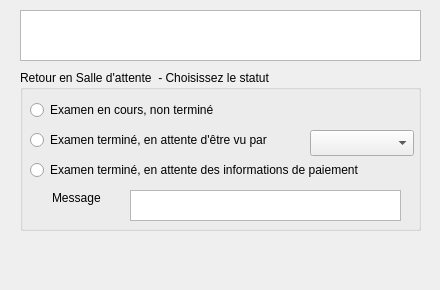
<?xml version="1.0" encoding="UTF-8"?>
<ui version="4.0">
 <class>dlg_salledattente</class>
 <widget class="QDialog" name="dlg_salledattente">
  <property name="geometry">
   <rect>
    <x>0</x>
    <y>0</y>
    <width>440</width>
    <height>290</height>
   </rect>
  </property>
  <property name="sizePolicy">
   <sizepolicy hsizetype="Preferred" vsizetype="Preferred">
    <horstretch>0</horstretch>
    <verstretch>0</verstretch>
   </sizepolicy>
  </property>
  <property name="minimumSize">
   <size>
    <width>440</width>
    <height>290</height>
   </size>
  </property>
  <property name="maximumSize">
   <size>
    <width>440</width>
    <height>290</height>
   </size>
  </property>
  <property name="windowTitle">
   <string>Dialog</string>
  </property>
  <widget class="QGroupBox" name="MiseEnSalleDAttentegroupBox">
   <property name="geometry">
    <rect>
     <x>20</x>
     <y>70</y>
     <width>401</width>
     <height>161</height>
    </rect>
   </property>
   <property name="minimumSize">
    <size>
     <width>0</width>
     <height>161</height>
    </size>
   </property>
   <property name="focusPolicy">
    <enum>Qt::NoFocus</enum>
   </property>
   <property name="title">
    <string>Retour en Salle d'attente  - Choisissez le statut</string>
   </property>
   <widget class="QRadioButton" name="RetourAccueilradioButton">
    <property name="geometry">
     <rect>
      <x>10</x>
      <y>90</y>
      <width>381</width>
      <height>20</height>
     </rect>
    </property>
    <property name="focusPolicy">
     <enum>Qt::StrongFocus</enum>
    </property>
    <property name="text">
     <string>Examen terminé, en attente des informations de paiement</string>
    </property>
   </widget>
   <widget class="QRadioButton" name="ExamenEnAttenteAutreAvisradioButton">
    <property name="geometry">
     <rect>
      <x>10</x>
      <y>60</y>
      <width>281</width>
      <height>20</height>
     </rect>
    </property>
    <property name="focusPolicy">
     <enum>Qt::StrongFocus</enum>
    </property>
    <property name="text">
     <string>Examen terminé, en attente d'être vu par</string>
    </property>
   </widget>
   <widget class="QRadioButton" name="ExamEnCoursradioButton">
    <property name="geometry">
     <rect>
      <x>10</x>
      <y>30</y>
      <width>221</width>
      <height>20</height>
     </rect>
    </property>
    <property name="focusPolicy">
     <enum>Qt::StrongFocus</enum>
    </property>
    <property name="text">
     <string>Examen en cours, non terminé</string>
    </property>
   </widget>
   <widget class="QComboBox" name="UsercomboBox">
    <property name="geometry">
     <rect>
      <x>290</x>
      <y>60</y>
      <width>104</width>
      <height>26</height>
     </rect>
    </property>
    <property name="focusPolicy">
     <enum>Qt::StrongFocus</enum>
    </property>
   </widget>
   <widget class="QTextEdit" name="MsgtextEdit">
    <property name="geometry">
     <rect>
      <x>110</x>
      <y>120</y>
      <width>271</width>
      <height>31</height>
     </rect>
    </property>
   </widget>
   <widget class="QLabel" name="Msglabel">
    <property name="geometry">
     <rect>
      <x>32</x>
      <y>120</y>
      <width>60</width>
      <height>16</height>
     </rect>
    </property>
    <property name="text">
     <string>Message</string>
    </property>
   </widget>
  </widget>
  <widget class="QTextEdit" name="MessagetextEdit">
   <property name="geometry">
    <rect>
     <x>20</x>
     <y>10</y>
     <width>401</width>
     <height>51</height>
    </rect>
   </property>
   <property name="sizePolicy">
    <sizepolicy hsizetype="Expanding" vsizetype="Minimum">
     <horstretch>0</horstretch>
     <verstretch>0</verstretch>
    </sizepolicy>
   </property>
   <property name="focusPolicy">
    <enum>Qt::NoFocus</enum>
   </property>
  </widget>
 </widget>
 <tabstops>
  <tabstop>ExamEnCoursradioButton</tabstop>
  <tabstop>ExamenEnAttenteAutreAvisradioButton</tabstop>
  <tabstop>UsercomboBox</tabstop>
  <tabstop>RetourAccueilradioButton</tabstop>
 </tabstops>
 <resources/>
 <connections/>
</ui>
